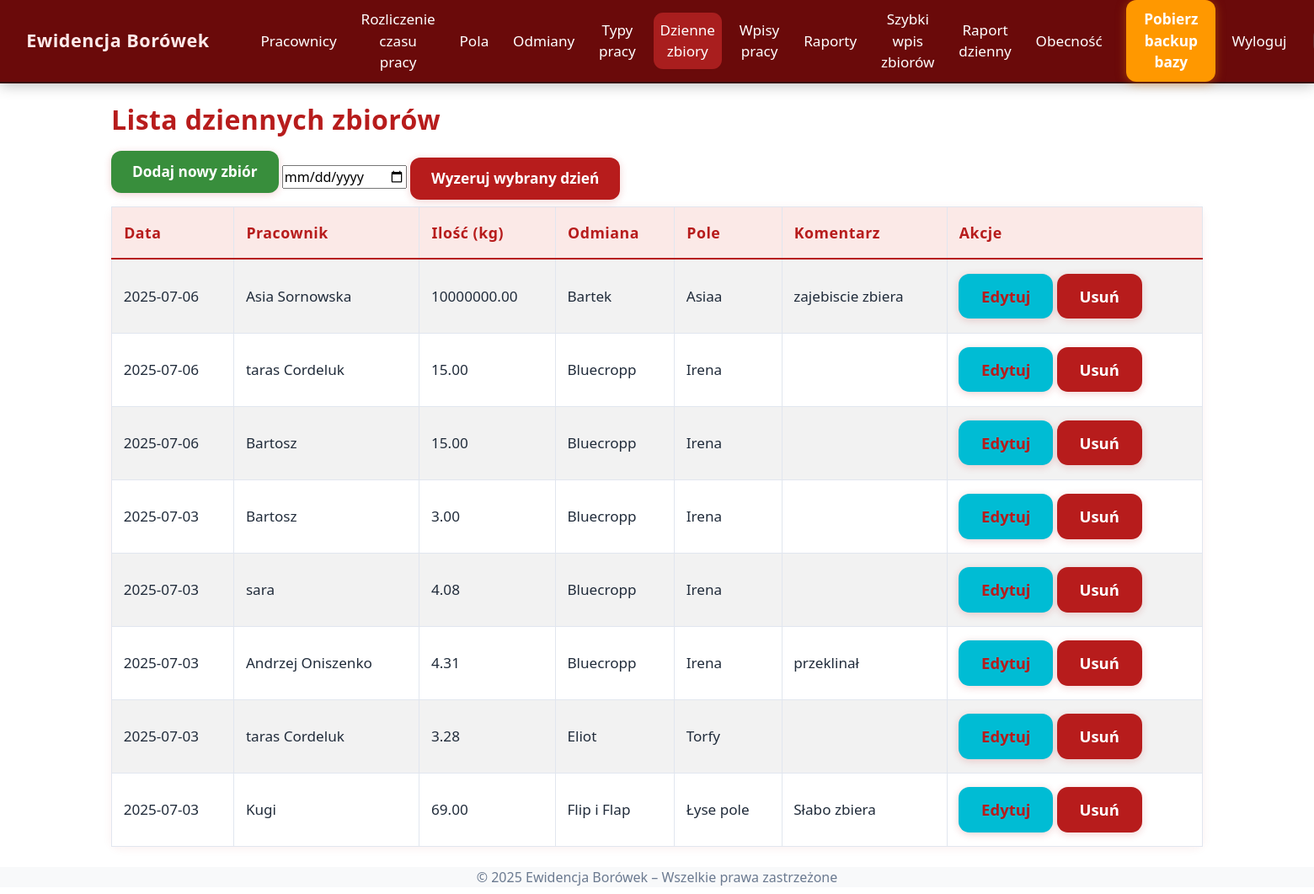
The app's page /harvests (signed in), older data.
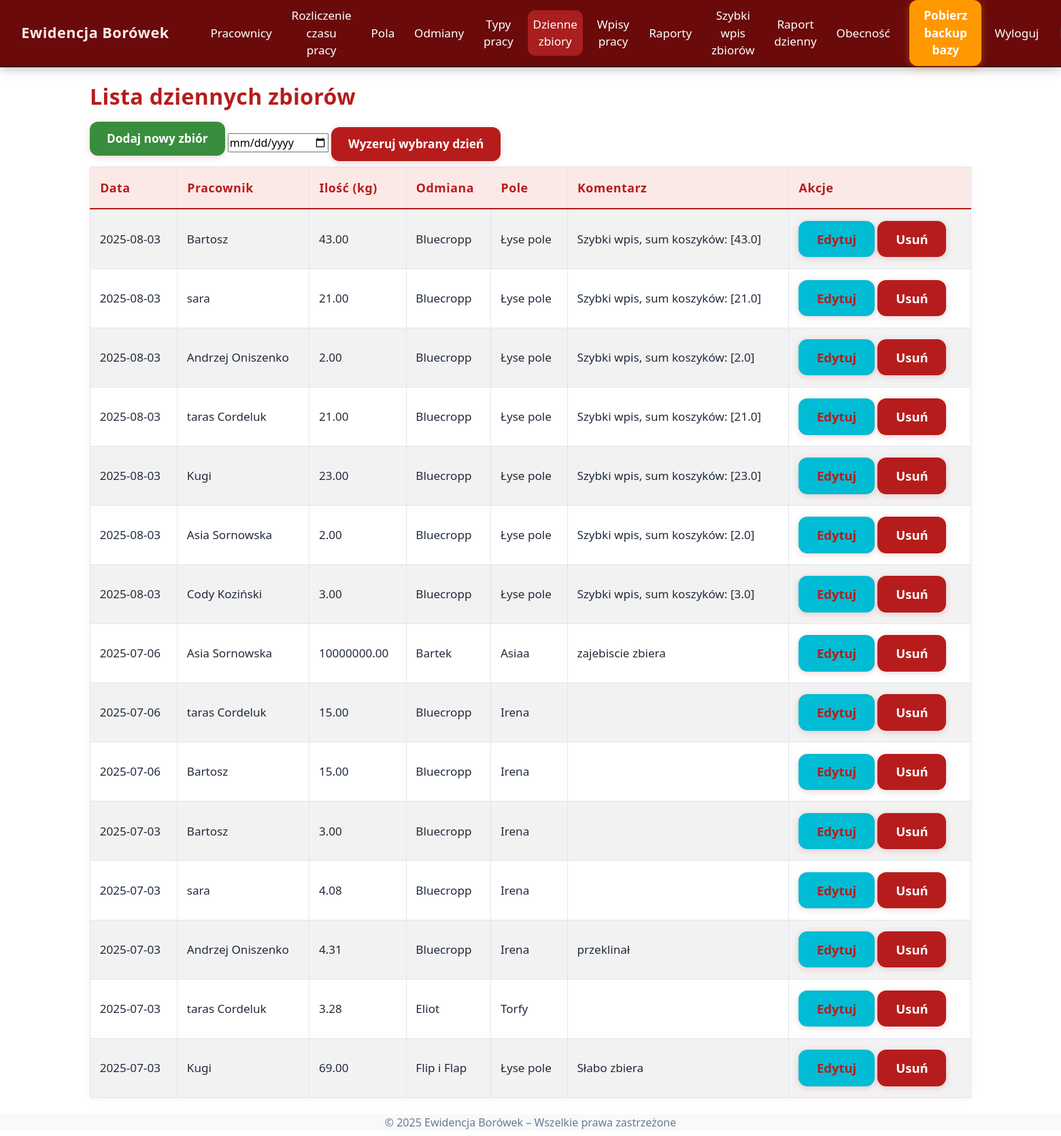
The same page, newer data.
### models.py (models this page shows)
class DailyHarvest(db.Model):
    id = db.Column(db.Integer, primary_key=True)
    date = db.Column(db.Date, nullable=False, default=datetime.utcnow)
    employee_id = db.Column(db.Integer, db.ForeignKey('employee.id'), nullable=False)
    quantity_kg = db.Column(db.Float, nullable=False)
    variety_id = db.Column(db.Integer, db.ForeignKey('berry_variety.id'), nullable=False)
    field_id = db.Column(db.Integer, db.ForeignKey('field.id'), nullable=False)
    comment = db.Column(db.Text, nullable=True)
    variety = db.relationship('BerryVariety')
    field = db.relationship('Field')

class Employee(db.Model):
    id = db.Column(db.Integer, primary_key=True)
    external_id = db.Column(db.String(30), unique=True)
    name = db.Column(db.String(100), nullable=False)
    external_id = db.Column(db.String(50))
    hourly_rate = db.Column(db.Float, nullable=False, default=0.0)
    piece_rate = db.Column(db.Float, nullable=False, default=0.0)
    is_active = db.Column(db.Boolean, default=True)
    entries = db.relationship('Entry', backref='employee', lazy=True, cascade="all, delete-orphan")
    harvests = db.relationship('DailyHarvest', backref='employee', lazy=True, cascade="all, delete-orphan")
    team = db.Column(db.String(64), nullable=True)

class BerryVariety(db.Model):
    id = db.Column(db.Integer, primary_key=True)
    name = db.Column(db.String(100), nullable=False)
    piece_rate_modifier = db.Column(db.Float, nullable=False, default=1.0)

class Field(db.Model):
    id = db.Column(db.Integer, primary_key=True)
    name = db.Column(db.String(100), nullable=False)

### app.py (the view)
@app.route('/harvests')
@login_required
def harvests():
    harvests = DailyHarvest.query.order_by(DailyHarvest.date.desc()).all()
    return render_template('daily_harvest_list.html', harvests=harvests)

### app.py (called while the page is built)
@app.context_processor
def inject_now():
    return {'current_year': datetime.now().year}

@app.context_processor
def inject_now():
    return {'current_year': datetime.now().year}

@login_manager.user_loader
def load_user(user_id):
    return User.query.get(int(user_id))

### templates/daily_harvest_list.html
{% extends "base.html" %}
{% block content %}
<h2>Lista dziennych zbiorów</h2>
<a href="{{ url_for('add_daily_harvest') }}" class="btn btn-success mb-3">Dodaj nowy zbiór</a>
{% if harvests %}
	<form action="{{ url_for('clear_day') }}" method="post" class="mb-3 d-inline">
    <input type="date" name="clear_date" required value="{{ request.args.get('date', '') }}">
    <button type="submit" class="btn btn-danger" onclick="return confirm('Czy na pewno usunąć wszystkie zbiory i wpisy pracy z tego dnia?');">
        Wyzeruj wybrany dzień
    </button>
	</form>
    <table class="table table-striped table-bordered">
        <thead class="thead-dark">
            <tr>
                <th>Data</th>
                <th>Pracownik</th>
                <th>Ilość (kg)</th>
                <th>Odmiana</th>
                <th>Pole</th>
                <th>Komentarz</th>
                <th>Akcje</th>
            </tr>
        </thead>
        <tbody>
            {% for harvest in harvests %}
            <tr>
                <td>{{ harvest.date.strftime('%Y-%m-%d') }}</td>
                <td>{{ harvest.employee.name }}</td>
                <td>{{ '%.2f'|format(harvest.quantity_kg) }}</td>
                <td>{{ harvest.variety.name }}</td>
                <td>{{ harvest.field.name }}</td>
                <td>{{ harvest.comment }}</td>
                <td>
                    <a href="{{ url_for('edit_daily_harvest', harvest_id=harvest.id) }}" class="btn btn-sm btn-info">Edytuj</a>
                    <form action="{{ url_for('delete_daily_harvest', harvest_id=harvest.id) }}" method="POST" style="display:inline;" onsubmit="return confirm('Czy na pewno chcesz usunąć ten zbiór?');">
                        <button type="submit" class="btn btn-sm btn-danger">Usuń</button>
                    </form>
                </td>
            </tr>
            {% endfor %}
        </tbody>
    </table>
{% else %}
    <p>Brak zapisanych zbiorów.</p>
{% endif %}
{% endblock %}

### templates/base.html (shortened to what this page needs)
<!DOCTYPE html>
{% set is_public = request.endpoint in ['harvest_overview', 'harvest_employee'] %}
<html lang="pl">
<head>
    <link href="https://cdn.jsdelivr.net/npm/bootstrap@5.3.0/dist/css/bootstrap.min.css" rel="stylesheet">
    <link rel="stylesheet" href="https://cdnjs.cloudflare.com/ajax/libs/font-awesome/6.4.0/css/all.min.css">
    <link rel="stylesheet" href="{{ url_for('static', filename='style.css') }}">
    <link rel="stylesheet" href="{{ url_for('static', filename='custom.css') }}">
</head>
<body id="{% if request.endpoint %}{{ request.endpoint }}{% endif %}">
    {% if not is_public %}
    <nav class="navbar navbar-custom navbar-expand-lg mb-4">
        <a class="navbar-brand" href="{{ url_for('dashboard') }}">Ewidencja Borówek</a>
        <div class="navbar-nav">
            {% if current_user.is_authenticated %}
                <a class="nav-link{% if request.endpoint=='employees' %} active{% endif %}" href="{{ url_for('employees') }}">Pracownicy</a>
                <a class="nav-link{% if request.endpoint=='rozliczenie_czasu_pracy' %} active{% endif %}" href="{{ url_for('rozliczenie_czasu_pracy') }}">Rozliczenie czasu pracy</a>
                <a class="nav-link{% if request.endpoint=='fields' %} active{% endif %}" href="{{ url_for('fields') }}">Pola</a>
                <a class="nav-link{% if request.endpoint=='varieties' %} active{% endif %}" href="{{ url_for('varieties') }}">Odmiany</a>
                <a class="nav-link{% if request.endpoint=='work_types' %} active{% endif %}" href="{{ url_for('work_types') }}">Typy pracy</a>
                <a class="nav-link{% if request.endpoint=='harvests' %} active{% endif %}" href="{{ url_for('harvests') }}">Dzienne zbiory</a>
                <a class="nav-link{% if request.endpoint=='entries' %} active{% endif %}" href="{{ url_for('entries') }}">Wpisy pracy</a>
                <a class="nav-link{% if request.endpoint=='employee_reports' %} active{% endif %}" href="{{ url_for('employee_reports') }}">Raporty</a>
                <a class="nav-link{% if request.endpoint=='fast_entry' or request.endpoint=='fast_harvest' %} active{% endif %}" href="{{ url_for('fast_entry') }}">Szybki wpis zbiorów</a>
                <a class="nav-link{% if request.endpoint=='daily_report' %} active{% endif %}" href="{{ url_for('daily_report') }}">Raport dzienny</a>
                <a class="nav-link{% if request.endpoint=='presence_list' %} active{% endif %}" href="{{ url_for('presence_list') }}">Obecność</a>
                <form action="{{ url_for('download_backup') }}" method="post" style="display:inline;">
                    <button type="submit" class="btn btn-warning">Pobierz<br>backup bazy</button>
                </form>
                <a class="nav-link" href="{{ url_for('logout') }}">Wyloguj</a>
            {% endif %}
        </div>
    </nav>
    {% endif %}
    <div class="container">
        {% block content %}{% endblock %}
    </div>
    <footer class="text-center mt-4 mb-2 text-muted">
        &copy; {{ current_year }} Ewidencja Borówek – Wszelkie prawa zastrzeżone
    </footer>
</body>
</html>

### static/style.css (style rules this page uses)
body { font-family: 'Segoe UI', Tahoma, Geneva, Verdana, sans-serif; background-color: #f8f9fa; color: #343a40; transition: background 0.3s, color 0.3s; }
:root { --bg: #ffffff; --text: #222222; --navbar: #6a0a0a; --footer: #f8f9fa; --tile: #8D0707; --tile-hover: #ad1d1d; --tile-shadow: 0 4px 24px #0002; --tile-glow: 0 0 12px #d32f2f88; }
body { background: var(--bg); color: var(--text); }
.navbar-custom { background: var(--navbar); min-height: 58px; padding: 0 2vw 0 2vw; box-shadow: 0 2px 16px #0004; border-bottom: 2px solid #370606; display: flex; align-items: center; justify-content: space-between; }
.navbar-custom .navbar-brand { color: #ffeaea !important; font-size: 1.35rem; font-weight: 600; letter-spacing: .5px; padding: 0 1rem 0 0; }
.navbar-custom .navbar-nav { display: flex; align-items: center; gap: 0.7rem; margin-left: 1.3rem; }
.navbar-custom .nav-link, .navbar-custom .nav-item > a { color: #fff !important; font-weight: 400; font-size: 1.07rem; padding: 0.5rem 1rem; border-radius: 0.7rem; transition: background 0.12s, color 0.12s; text-align: center; margin-right: 0.1rem; }
.navbar-custom .nav-link:hover, .navbar-custom .nav-link.active, .navbar-custom .nav-item > a:hover { background: #a91e1e; color: #fff !important; }
.navbar-custom .btn-warning, .navbar-custom .btn-warning:focus { background: #ff9800 !important; color: #fff !important; border-radius: 0.8rem; border: none; box-shadow: 0 2px 12px #d86f0080; padding: 0.6rem 1.3rem; font-weight: 600; margin-left: 0.5rem; transition: background 0.13s; }

### static/custom.css (style rules this page uses)
body { min-height: 100vh; background: linear-gradient(135deg, #b71c1c 0%, #ff5252 100%); color: #23272f; font-family: 'Segoe UI', 'Arial', sans-serif; }
.table, .table-bordered, .table-striped { background: #fff !important; border-radius: 10px !important; box-shadow: 0 2px 12px #b71c1c11; color: #212c3b !important; border: 1px solid #e1e6ef !important; }
.table th, .table td { border: 1px solid #e1e6ef !important; padding: 0.95em 0.8em !important; vertical-align: middle; font-size: 1.07em; color: #212c3b !important; font-weight: 500; background: #fff !important; }
.table thead th { background: #fbe9e7 !important; color: #b71c1c !important; font-size: 1.11em; font-weight: 700; letter-spacing: 0.03em; border-bottom: 2.5px solid #b71c1c !important; }
.table-striped > tbody > tr:nth-of-type(odd) { background-color: #f6fafd !important; }
h1, h2, h3, h4, h5 { color: #b71c1c; font-weight: 800; letter-spacing: 0.4px; margin-bottom: 1.1rem; text-shadow: 0 2px 10px #fff3; }
label, .text-muted, .text-secondary, .muted, .secondary, small { color: #6b7a90 !important; opacity: 1 !important; font-weight: 500; }
.btn, button, .btn-primary, .btn-success, .btn-danger, .btn-info, .btn-secondary { border-radius: 0.7em !important; font-weight: 700; font-size: 1.08em; box-shadow: 0 2px 10px #b71c1c33; border: none !important; transition: background 0.15s, color 0.15s, box-shadow 0.09s; padding: 0.7em 1.45em; }
.btn-primary, .btn-danger { background: #b71c1c; color: #fff !important; }
.btn-success { background: #388e3c; color: #fff !important; }
.btn-info { background: #00bcd4; color: #b71c1c !important; }

Row changes from the older to the newer data that the page shows:
added DailyHarvest: date "2025-08-03", employee.name "Bartosz", quantity_kg "43.00", variety.name "Bluecropp", field.name "Łyse pole", comment "Szybki wpis, sum koszyków: [43.0]"
added DailyHarvest: date "2025-08-03", employee.name "sara", quantity_kg "21.00", variety.name "Bluecropp", field.name "Łyse pole", comment "Szybki wpis, sum koszyków: [21.0]"
added DailyHarvest: date "2025-08-03", employee.name "Andrzej Oniszenko", quantity_kg "2.00", variety.name "Bluecropp", field.name "Łyse pole", comment "Szybki wpis, sum koszyków: [2.0]"
added DailyHarvest: date "2025-08-03", employee.name "taras Cordeluk", quantity_kg "21.00", variety.name "Bluecropp", field.name "Łyse pole", comment "Szybki wpis, sum koszyków: [21.0]"
added DailyHarvest: date "2025-08-03", employee.name "Kugi", quantity_kg "23.00", variety.name "Bluecropp", field.name "Łyse pole", comment "Szybki wpis, sum koszyków: [23.0]"
added DailyHarvest: date "2025-08-03", employee.name "Asia Sornowska", quantity_kg "2.00", variety.name "Bluecropp", field.name "Łyse pole", comment "Szybki wpis, sum koszyków: [2.0]"
added DailyHarvest: date "2025-08-03", employee.name "Cody Koziński", quantity_kg "3.00", variety.name "Bluecropp", field.name "Łyse pole", comment "Szybki wpis, sum koszyków: [3.0]"
